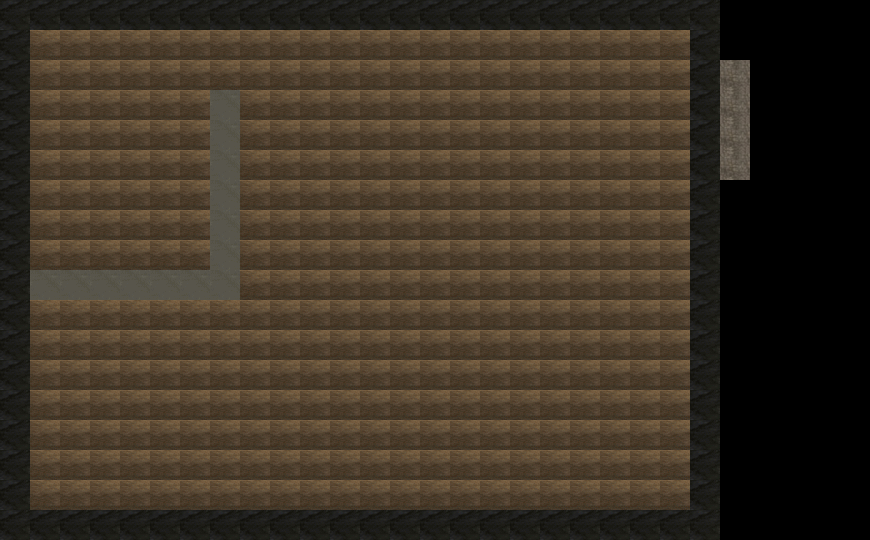

A level layout from a 2D game, rendered from its tile map. Below: a short description, then the map file with tile-grid data replaced by summaries:
An orthogonal 29x18 tile map with 30x30 px tiles, 1 tile layer (Tile Layer 1), 2 tilesets and 6 objects.

<map version="1.0" orientation="orthogonal" width="29" height="18" tilewidth="30" tileheight="30">
 <tileset firstgid="1" name="tiledungeon" tilewidth="30" tileheight="30" spacing="10" margin="10">
  <image source="tiledungeon.jpg" width="342" height="342" />
 </tileset>
 <tileset firstgid="65" name="DRDungeon" tilewidth="30" tileheight="30">
  <image source="DRDungeon.png" width="768" height="432" />
 </tileset>
 <layer name="Tile Layer 1" width="29" height="18">
  <data>[522 cells, 436 non-empty, 4 distinct tile ids]</data>
 </layer>
 <objectgroup name="Objectl1" width="29" height="18">
  <object x="1" y="1" width="718" height="27" />
  <object x="691" y="3" width="29" height="535" />
  <object x="2" y="3" width="27" height="537" />
  <object x="2" y="509" width="720" height="31" />
  <object x="22" y="269" width="215" height="29" />
  <object x="209" y="92" width="29" height="207" />
 </objectgroup>
</map>